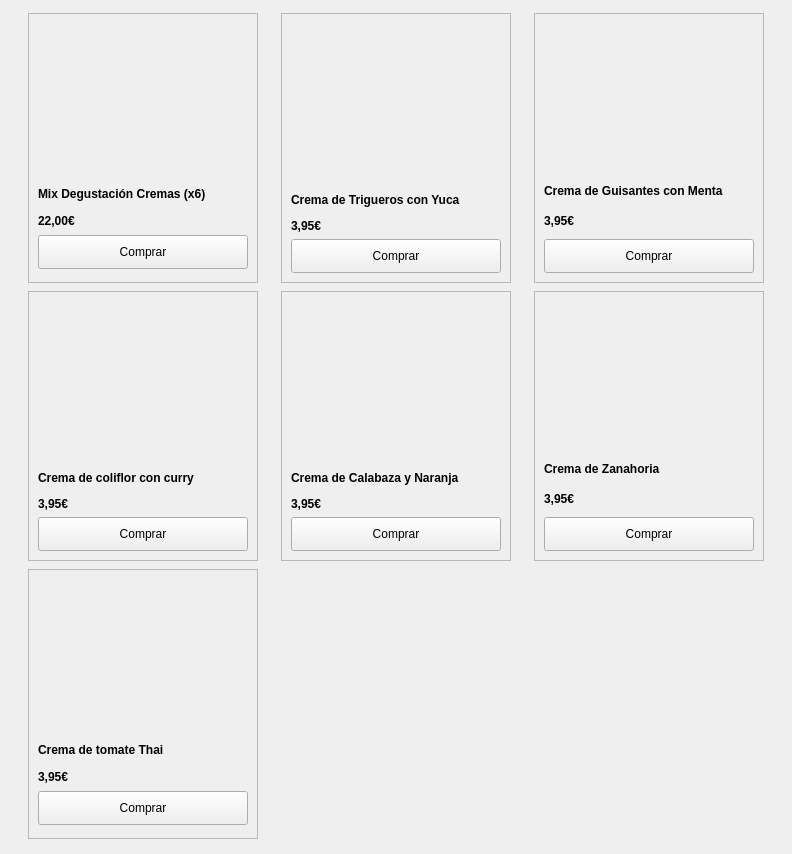
                    <widget class="QWidget" name="scrollAreaWidgetContents_6">
                     <property name="geometry">
                      <rect>
                       <x>0</x>
                       <y>-357</y>
                       <width>792</width>
                       <height>854</height>
                      </rect>
                     </property>
                     <layout class="QGridLayout" name="gridLayout_3">
                      <item row="0" column="0">
                       <widget class="QFrame" name="frame_16">
                        <property name="minimumSize">
                         <size>
                          <width>230</width>
                          <height>270</height>
                         </size>
                        </property>
                        <property name="maximumSize">
                         <size>
                          <width>230</width>
                          <height>270</height>
                         </size>
                        </property>
                        <property name="frameShape">
                         <enum>QFrame::StyledPanel</enum>
                        </property>
                        <property name="frameShadow">
                         <enum>QFrame::Raised</enum>
                        </property>
                        <layout class="QVBoxLayout" name="verticalLayout_36">
                         <item>
                          <widget class="QLabel" name="labelm_crema">
                           <property name="minimumSize">
                            <size>
                             <width>200</width>
                             <height>150</height>
                            </size>
                           </property>
                           <property name="maximumSize">
                            <size>
                             <width>200</width>
                             <height>150</height>
                            </size>
                           </property>
                           <property name="styleSheet">
                            <string notr="true">border-image: url(:/imagenes_cremas/z_cremas1.jpg);</string>
                           </property>
                           <property name="text">
                            <string/>
                           </property>
                          </widget>
                         </item>
                         <item>
                          <widget class="QLabel" name="label_43">
                           <property name="maximumSize">
                            <size>
                             <width>16777215</width>
                             <height>25</height>
                            </size>
                           </property>
                           <property name="font">
                            <font>
                             <weight>75</weight>
                             <bold>true</bold>
                             <stylestrategy>PreferDefault</stylestrategy>
                            </font>
                           </property>
                           <property name="text">
                            <string>Mix Degustación Cremas (x6)</string>
                           </property>
                          </widget>
                         </item>
                         <item>
                          <widget class="QLabel" name="precioAvenaHinchada_9">
                           <property name="maximumSize">
                            <size>
                             <width>16777215</width>
                             <height>15</height>
                            </size>
                           </property>
                           <property name="font">
                            <font>
                             <weight>75</weight>
                             <bold>true</bold>
                             <stylestrategy>PreferDefault</stylestrategy>
                            </font>
                           </property>
                           <property name="text">
                            <string>22,00€</string>
                           </property>
                           <property name="scaledContents">
                            <bool>false</bool>
                           </property>
                          </widget>
                         </item>
                         <item>
                          <widget class="QPushButton" name="botonComprar_22">
                           <property name="minimumSize">
                            <size>
                             <width>200</width>
                             <height>34</height>
                            </size>
                           </property>
                           <property name="text">
                            <string>Comprar</string>
                           </property>
                          </widget>
                         </item>
                        </layout>
                       </widget>
                      </item>
                      <item row="0" column="1">
                       <widget class="QFrame" name="frame_17">
                        <property name="minimumSize">
                         <size>
                          <width>230</width>
                          <height>270</height>
                         </size>
                        </property>
                        <property name="maximumSize">
                         <size>
                          <width>230</width>
                          <height>270</height>
                         </size>
                        </property>
                        <property name="frameShape">
                         <enum>QFrame::StyledPanel</enum>
                        </property>
                        <property name="frameShadow">
                         <enum>QFrame::Raised</enum>
                        </property>
                        <layout class="QVBoxLayout" name="verticalLayout_37">
                         <item>
                          <widget class="QLabel" name="labelm_crema_2">
                           <property name="minimumSize">
                            <size>
                             <width>0</width>
                             <height>0</height>
                            </size>
                           </property>
                           <property name="maximumSize">
                            <size>
                             <width>200</width>
                             <height>200</height>
                            </size>
                           </property>
                           <property name="styleSheet">
                            <string notr="true">border-image: url(:/imagenes_cremas/z_cremas2.jpg);</string>
                           </property>
                           <property name="text">
                            <string/>
                           </property>
                          </widget>
                         </item>
                         <item>
                          <widget class="QLabel" name="label_44">
                           <property name="maximumSize">
                            <size>
                             <width>16777215</width>
                             <height>25</height>
                            </size>
                           </property>
                           <property name="font">
                            <font>
                             <weight>75</weight>
                             <bold>true</bold>
                             <stylestrategy>PreferDefault</stylestrategy>
                            </font>
                           </property>
                           <property name="text">
                            <string>Crema de Trigueros con Yuca</string>
                           </property>
                          </widget>
                         </item>
                         <item>
                          <widget class="QLabel" name="label_45">
                           <property name="maximumSize">
                            <size>
                             <width>16777215</width>
                             <height>15</height>
                            </size>
                           </property>
                           <property name="font">
                            <font>
                             <weight>75</weight>
                             <bold>true</bold>
                            </font>
                           </property>
                           <property name="text">
                            <string>3,95€</string>
                           </property>
                          </widget>
                         </item>
                         <item>
                          <widget class="QPushButton" name="botonComprar_23">
                           <property name="minimumSize">
                            <size>
                             <width>200</width>
                             <height>34</height>
                            </size>
                           </property>
                           <property name="text">
                            <string>Comprar</string>
                           </property>
                          </widget>
                         </item>
                        </layout>
                       </widget>
                      </item>
                      <item row="0" column="2">
                       <widget class="QFrame" name="frame_18">
                        <property name="minimumSize">
                         <size>
                          <width>230</width>
                          <height>270</height>
                         </size>
                        </property>
                        <property name="maximumSize">
                         <size>
                          <width>230</width>
                          <height>270</height>
                         </size>
                        </property>
                        <property name="frameShape">
                         <enum>QFrame::StyledPanel</enum>
                        </property>
                        <property name="frameShadow">
                         <enum>QFrame::Raised</enum>
                        </property>
                        <layout class="QVBoxLayout" name="verticalLayout_38">
                         <item>
                          <widget class="QLabel" name="labelm_crema_3">
                           <property name="minimumSize">
                            <size>
                             <width>200</width>
                             <height>150</height>
                            </size>
                           </property>
                           <property name="maximumSize">
                            <size>
                             <width>200</width>
                             <height>150</height>
                            </size>
                           </property>
                           <property name="styleSheet">
                            <string notr="true">border-image: url(:/imagenes_cremas/z_cremas3.jpg);</string>
                           </property>
                           <property name="text">
                            <string/>
                           </property>
                          </widget>
                         </item>
                         <item>
                          <widget class="QLabel" name="label_46">
                           <property name="maximumSize">
                            <size>
                             <width>16777215</width>
                             <height>25</height>
                            </size>
                           </property>
                           <property name="font">
                            <font>
                             <weight>75</weight>
                             <bold>true</bold>
                             <stylestrategy>PreferDefault</stylestrategy>
                            </font>
                           </property>
                           <property name="text">
                            <string>Crema de Guisantes con Menta</string>
                           </property>
                          </widget>
                         </item>
                         <item>
                          <widget class="QLabel" name="label_47">
                           <property name="font">
                            <font>
                             <weight>75</weight>
                             <bold>true</bold>
                            </font>
                           </property>
                           <property name="text">
                            <string>3,95€</string>
                           </property>
                          </widget>
                         </item>
                         <item>
                          <widget class="QPushButton" name="botonComprar_24">
                           <property name="minimumSize">
                            <size>
                             <width>200</width>
                             <height>34</height>
                            </size>
                           </property>
                           <property name="text">
                            <string>Comprar</string>
                           </property>
                          </widget>
                         </item>
                        </layout>
                       </widget>
                      </item>
                      <item row="1" column="0">
                       <widget class="QFrame" name="frame_19">
                        <property name="minimumSize">
                         <size>
                          <width>230</width>
                          <height>270</height>
                         </size>
                        </property>
                        <property name="maximumSize">
                         <size>
                          <width>230</width>
                          <height>270</height>
                         </size>
                        </property>
                        <property name="frameShape">
                         <enum>QFrame::StyledPanel</enum>
                        </property>
                        <property name="frameShadow">
                         <enum>QFrame::Raised</enum>
                        </property>
                        <layout class="QVBoxLayout" name="verticalLayout_39">
                         <item>
                          <widget class="QLabel" name="labelm_crema_4">
                           <property name="minimumSize">
                            <size>
                             <width>200</width>
                             <height>150</height>
                            </size>
                           </property>
                           <property name="maximumSize">
                            <size>
                             <width>200</width>
                             <height>200</height>
                            </size>
                           </property>
                           <property name="styleSheet">
                            <string notr="true">border-image: url(:/imagenes_cremas/z_cremas4.jpg);</string>
                           </property>
                           <property name="text">
                            <string/>
                           </property>
                          </widget>
                         </item>
                         <item>
                          <widget class="QLabel" name="label_48">
                           <property name="maximumSize">
                            <size>
                             <width>16777215</width>
                             <height>25</height>
                            </size>
                           </property>
                           <property name="font">
                            <font>
                             <weight>75</weight>
                             <bold>true</bold>
                             <stylestrategy>PreferDefault</stylestrategy>
                            </font>
                           </property>
                           <property name="text">
                            <string>Crema de coliflor con curry</string>
                           </property>
                          </widget>
                         </item>
                         <item>
                          <widget class="QLabel" name="precioAvenaHinchada_10">
                           <property name="maximumSize">
                            <size>
                             <width>16777215</width>
                             <height>15</height>
                            </size>
                           </property>
                           <property name="font">
                            <font>
                             <weight>75</weight>
                             <bold>true</bold>
                             <stylestrategy>PreferDefault</stylestrategy>
                            </font>
                           </property>
                           <property name="text">
                            <string>3,95€</string>
                           </property>
                           <property name="scaledContents">
                            <bool>false</bool>
                           </property>
                          </widget>
                         </item>
                         <item>
                          <widget class="QPushButton" name="botonComprar_25">
                           <property name="minimumSize">
                            <size>
                             <width>200</width>
                             <height>34</height>
                            </size>
                           </property>
                           <property name="text">
                            <string>Comprar</string>
                           </property>
                          </widget>
                         </item>
                        </layout>
                       </widget>
                      </item>
                      <item row="1" column="1">
                       <widget class="QFrame" name="frame_20">
                        <property name="minimumSize">
                         <size>
                          <width>230</width>
                          <height>270</height>
                         </size>
                        </property>
                        <property name="maximumSize">
                         <size>
                          <width>230</width>
                          <height>270</height>
                         </size>
                        </property>
                        <property name="frameShape">
                         <enum>QFrame::StyledPanel</enum>
                        </property>
                        <property name="frameShadow">
                         <enum>QFrame::Raised</enum>
                        </property>
                        <layout class="QVBoxLayout" name="verticalLayout_40">
                         <item>
                          <widget class="QLabel" name="labelm_crema_5">
                           <property name="minimumSize">
                            <size>
                             <width>0</width>
                             <height>0</height>
                            </size>
                           </property>
                           <property name="maximumSize">
                            <size>
                             <width>200</width>
                             <height>200</height>
                            </size>
                           </property>
                           <property name="styleSheet">
                            <string notr="true">border-image: url(:/imagenes_cremas/z_cremas5.jpg);</string>
                           </property>
                           <property name="text">
                            <string/>
                           </property>
                          </widget>
                         </item>
                         <item>
                          <widget class="QLabel" name="label_49">
                           <property name="maximumSize">
                            <size>
                             <width>16777215</width>
                             <height>25</height>
                            </size>
                           </property>
                           <property name="font">
                            <font>
                             <weight>75</weight>
                             <bold>true</bold>
                             <stylestrategy>PreferDefault</stylestrategy>
                            </font>
                           </property>
                           <property name="text">
                            <string>Crema de Calabaza y Naranja</string>
                           </property>
                          </widget>
                         </item>
                         <item>
                          <widget class="QLabel" name="label_50">
                           <property name="maximumSize">
                            <size>
                             <width>16777215</width>
                             <height>15</height>
                            </size>
                           </property>
                           <property name="font">
                            <font>
                             <weight>75</weight>
                             <bold>true</bold>
                            </font>
                           </property>
                           <property name="text">
                            <string>3,95€</string>
                           </property>
                          </widget>
                         </item>
                         <item>
                          <widget class="QPushButton" name="botonComprar_26">
                           <property name="minimumSize">
                            <size>
                             <width>200</width>
                             <height>34</height>
                            </size>
                           </property>
                           <property name="text">
                            <string>Comprar</string>
                           </property>
                          </widget>
                         </item>
                        </layout>
                       </widget>
                      </item>
                      <item row="1" column="2">
                       <widget class="QFrame" name="frame_21">
                        <property name="minimumSize">
                         <size>
                          <width>230</width>
                          <height>270</height>
                         </size>
                        </property>
                        <property name="maximumSize">
                         <size>
                          <width>230</width>
                          <height>270</height>
                         </size>
                        </property>
                        <property name="frameShape">
                         <enum>QFrame::StyledPanel</enum>
                        </property>
                        <property name="frameShadow">
                         <enum>QFrame::Raised</enum>
                        </property>
                        <layout class="QVBoxLayout" name="verticalLayout_41">
                         <item>
                          <widget class="QLabel" name="labelm_crema_6">
                           <property name="minimumSize">
                            <size>
                             <width>200</width>
                             <height>150</height>
                            </size>
                           </property>
                           <property name="maximumSize">
                            <size>
                             <width>200</width>
                             <height>150</height>
                            </size>
                           </property>
                           <property name="styleSheet">
                            <string notr="true">border-image: url(:/imagenes_cremas/z_cremas6.jpg);</string>
                           </property>
                           <property name="text">
                            <string/>
                           </property>
                          </widget>
                         </item>
                         <item>
                          <widget class="QLabel" name="label_51">
                           <property name="maximumSize">
                            <size>
                             <width>16777215</width>
                             <height>25</height>
                            </size>
                           </property>
                           <property name="font">
                            <font>
                             <weight>75</weight>
                             <bold>true</bold>
                             <stylestrategy>PreferDefault</stylestrategy>
                            </font>
                           </property>
                           <property name="text">
                            <string>Crema de Zanahoria</string>
                           </property>
                          </widget>
                         </item>
                         <item>
                          <widget class="QLabel" name="label_52">
                           <property name="font">
                            <font>
                             <weight>75</weight>
                             <bold>true</bold>
                            </font>
                           </property>
                           <property name="text">
                            <string>3,95€</string>
                           </property>
                          </widget>
                         </item>
                         <item>
                          <widget class="QPushButton" name="botonComprar_27">
                           <property name="minimumSize">
                            <size>
                             <width>200</width>
                             <height>34</height>
                            </size>
                           </property>
                           <property name="text">
                            <string>Comprar</string>
                           </property>
                          </widget>
                         </item>
                        </layout>
                       </widget>
                      </item>
                      <item row="2" column="0">
                       <widget class="QFrame" name="frame_22">
                        <property name="minimumSize">
                         <size>
                          <width>230</width>
                          <height>270</height>
                         </size>
                        </property>
                        <property name="maximumSize">
                         <size>
                          <width>230</width>
                          <height>270</height>
                         </size>
                        </property>
                        <property name="frameShape">
                         <enum>QFrame::StyledPanel</enum>
                        </property>
                        <property name="frameShadow">
                         <enum>QFrame::Raised</enum>
                        </property>
                        <layout class="QVBoxLayout" name="verticalLayout_42">
                         <item>
                          <widget class="QLabel" name="labelm_crema_7">
                           <property name="minimumSize">
                            <size>
                             <width>200</width>
                             <height>150</height>
                            </size>
                           </property>
                           <property name="maximumSize">
                            <size>
                             <width>200</width>
                             <height>150</height>
                            </size>
                           </property>
                           <property name="styleSheet">
                            <string notr="true">border-image: url(:/imagenes_cremas/z_cremas7.jpg);</string>
                           </property>
                           <property name="text">
                            <string/>
                           </property>
                          </widget>
                         </item>
                         <item>
                          <widget class="QLabel" name="label_53">
                           <property name="maximumSize">
                            <size>
                             <width>16777215</width>
                             <height>25</height>
                            </size>
                           </property>
                           <property name="font">
                            <font>
                             <weight>75</weight>
                             <bold>true</bold>
                             <stylestrategy>PreferDefault</stylestrategy>
                            </font>
                           </property>
                           <property name="text">
                            <string>Crema de tomate Thai</string>
                           </property>
                          </widget>
                         </item>
                         <item>
                          <widget class="QLabel" name="precioAvenaHinchada_11">
                           <property name="maximumSize">
                            <size>
                             <width>16777215</width>
                             <height>15</height>
                            </size>
                           </property>
                           <property name="font">
                            <font>
                             <weight>75</weight>
                             <bold>true</bold>
                             <stylestrategy>PreferDefault</stylestrategy>
                            </font>
                           </property>
                           <property name="text">
                            <string>3,95€</string>
                           </property>
                           <property name="scaledContents">
                            <bool>false</bool>
                           </property>
                          </widget>
                         </item>
                         <item>
                          <widget class="QPushButton" name="botonComprar_28">
                           <property name="minimumSize">
                            <size>
                             <width>200</width>
                             <height>34</height>
                            </size>
                           </property>
                           <property name="text">
                            <string>Comprar</string>
                           </property>
                          </widget>
                         </item>
                        </layout>
                       </widget>
                      </item>
                     </layout>
                    </widget>
